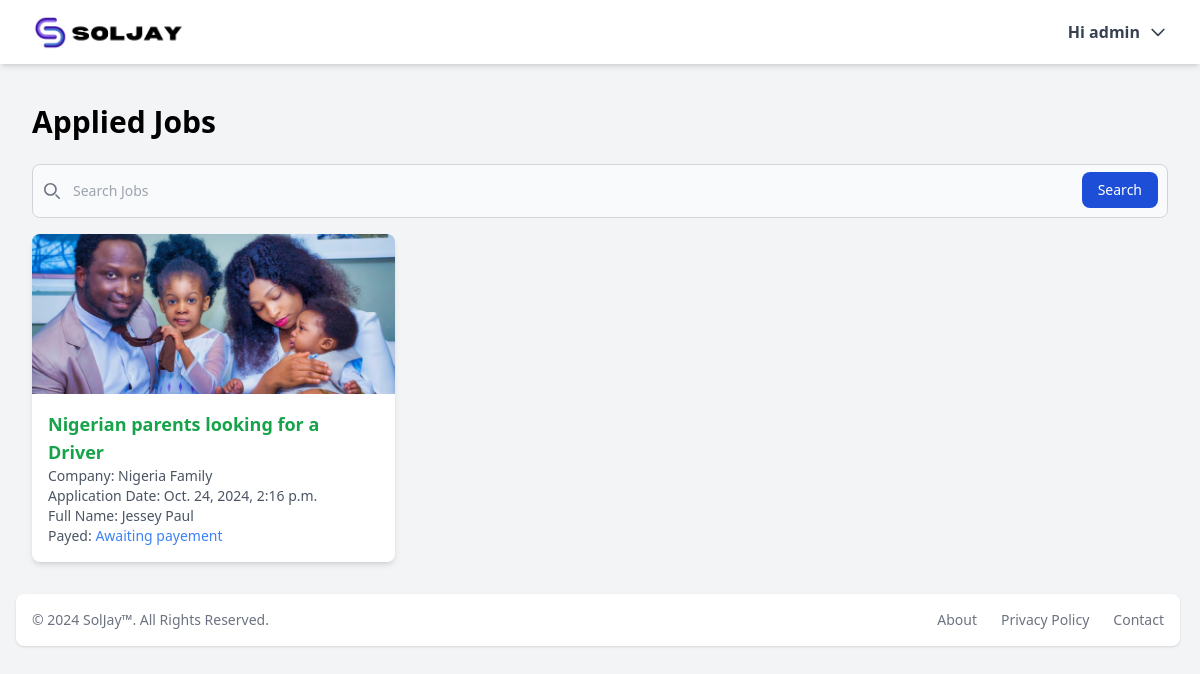
/applied-jobs/ (signed in), run on an earlier commit of the app's database.
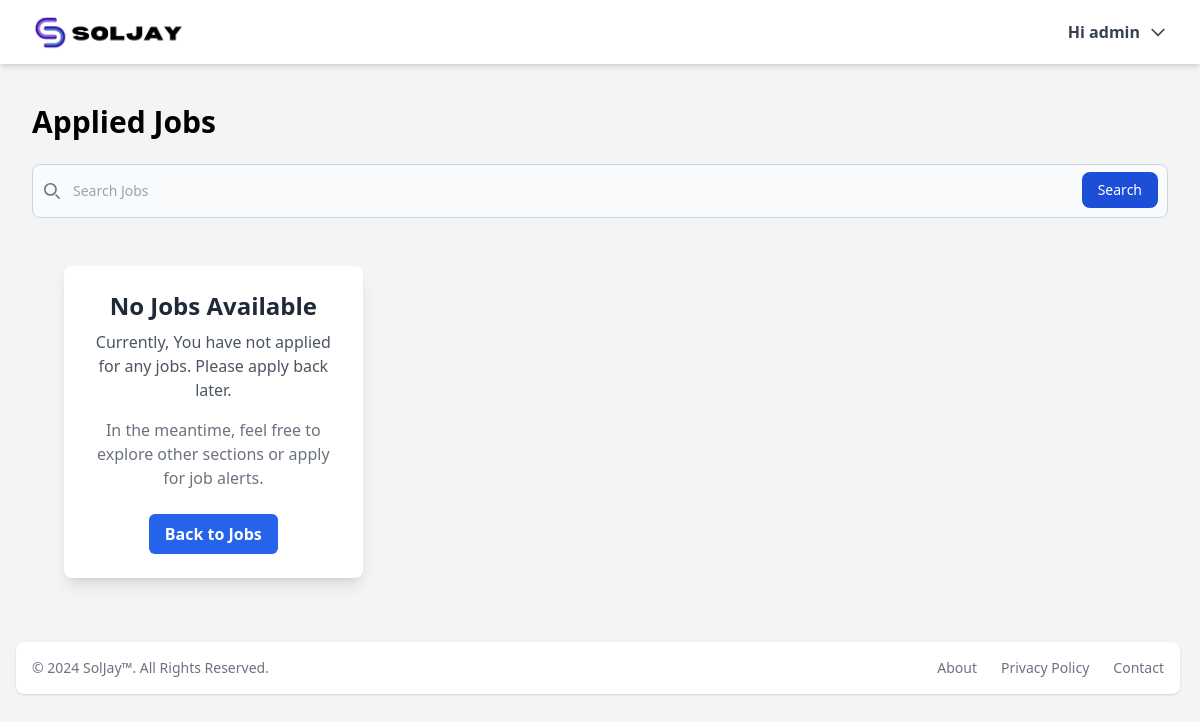
And on a later commit of the database.
### main/models.py (models this page shows, shortened)
class Applied(models.Model) :
    id = models.UUIDField(primary_key=True, default=uuid.uuid4, editable=False)
    user = models.ForeignKey(User, on_delete=models.CASCADE)
    job = models.OneToOneField(Job, on_delete=models.CASCADE)
    payed = models.BooleanField(default=False)
    date = models.DateTimeField(default=timezone.now)
    first_name = models.CharField(max_length=100, default=None)
    last_name = models.CharField(max_length=100, default=None)
    current_location = models.CharField(max_length=100, default=None)
    info = models.TextField(default=None)
    cv_image = models.ImageField(upload_to='cv-images/', default=None)
    class Meta :
        ordering = ['-date']
    def get_absolute_url(self) :
        return reverse('details-a', args=[self.id])

class Job(models.Model) :
    PETS = (
        ('yes', 'yes'),
        ('no', 'no')
    )
    GENDER = (
        ('male', 'Male'),
        ('female', 'Female')
    )
    id = models.UUIDField(primary_key=True, default=uuid.uuid4, editable=False)
    title = models.CharField(max_length=250)
    image = models.ImageField(upload_to='images/')
    description = models.TextField()
    job_type = models.CharField(max_length=250)
    children_info = models.CharField(max_length=250)
    country = models.CharField(max_length=20)
    city = models.CharField(max_length=100)
    job_start= models.CharField(max_length=40)
    time_of_stay = models.CharField(max_length=40)
    letter_to_applicant = models.TextField()
    has_pet = models.CharField(choices=PETS, max_length=3)
    age_group = models.CharField(max_length=50, default=None)
    working_hours = models.CharField(max_length=50)
    salary = models.PositiveIntegerField(default=0)
    gender_required = models.CharField(max_length=10, choices=GENDER)
    created = models.DateTimeField(default=timezone.now)
    thumbnail = ImageSpecField(source='image',
                                processors=[ResizeToFill(400, 400)],  # Resize to 100x100 pixels
                                format='PNG',
                                options={'quality': 90})
    class Meta :
        ordering = ['-created']

### main/views.py (the view)
# urls.py: path('applied-jobs/', views.applied_jobs, name='applied'),
@login_required(redirect_field_name='login')
def applied_jobs(request) :
    content = dict()
    if request.user.is_authenticated :
        query = request.GET.get('q', None)
        jobs = None
        if request.user.is_staff == True :
            jobs = Applied.objects.all()
        else :
            jobs = Applied.objects.filter(user=request.user)
        if query :
            jobs = jobs.filter(job__title__icontains = query)
            content['q'] = query
        try:
            pag_obj = Paginator(jobs, 12)
            page_number = request.GET.get('page', 1)
            jobs = pag_obj.get_page(page_number)
        except EmptyPage :
            jobs = pag_obj.get_page(pag_obj.num_pages)
        except PageNotAnInteger :
            jobs = pag_obj.get_page(1)
        content['jobs'] = jobs
    return render(request, 'main/applied-jobs.html', content)

### main/templates/main/applied-jobs.html (shortened to what this page needs)
{% extends 'main/base.html' %}
{% block content %}
<div class="py-8 px-4 sm:px-6 lg:px-8">
    <h1 class="text-3xl font-bold mb-6">Applied Jobs</h1>
    <form class="max-w-full mx-auto mt-4 mb-4" action="{% url 'applied' %}" method="get">
        <div class="relative">
            <div class="absolute inset-y-0 start-0 flex items-center ps-3 pointer-events-none">
            </div>
            <input type="search" id="default-search"
                class="outline-0 block w-full p-4 ps-10 text-sm text-gray-900 border border-gray-300 rounded-lg bg-gray-50 focus:ring-blue-500 focus:border-blue-500 dark:bg-gray-700 dark:border-gray-600 dark:placeholder-gray-400 dark:text-white dark:focus:ring-blue-500 dark:focus:border-blue-500"
                placeholder="Search Jobs" name="q" required />
            <button type="submit"
                class="text-white absolute end-2.5 bottom-2.5 bg-blue-700 hover:bg-blue-800 focus:ring-4 focus:outline-none focus:ring-blue-300 font-medium rounded-lg text-sm px-4 py-2 dark:bg-blue-600 dark:hover:bg-blue-700 dark:focus:ring-blue-800">Search</button>
        </div>
    </form>
    <div class="grid grid-cols-1 md:grid-cols-2 lg:grid-cols-3 gap-6">
        {% if jobs %}
        {% for job in jobs %}
        <a href="{{ job.get_absolute_url }}">
            <div class="bg-white shadow-md rounded-lg overflow-hidden hover:shadow-xl transition">
                <img src="{{ job.job.thumbnail.url }}" alt="Job Image" class="w-full h-40 object-cover">
                <div class="p-4">
                    <h3 class="text-lg font-bold text-green-600">{{ job.job.title }}</h3>
                    <p class="text-sm text-gray-600">Company: {{ job.job.country }} Family</p>
                    <p class="text-sm text-gray-600">Application Date: {{ job.date }}</p>
                    {% if request.user.is_staff %}
                    <p class="text-sm text-gray-600">Full Name: {{ job.last_name }} {{ job.first_name }}</p>
                    {% endif %}
                    <p class="text-sm text-gray-600">Payed: <span class="text-blue-500">{% if jobs.payed %}Payed{% else %}Awaiting payement{% endif %}</span></p>
                </div>
            </div>
        </a>
        {% endfor %}
        {% else %}
        <div class="w-[fit-content] mx-auto">
            <div class="flex justify-center my-8">
                <div class="px-4 sm:px-6 lg:px-8">
                    <div class="bg-white shadow-lg rounded-lg p-6 text-center">
                        <h2 class="text-2xl font-semibold text-gray-800">No Jobs Available</h2>
                        <p class="mt-2 text-gray-600">Currently, You have not applied for any jobs. Please apply back later.
                        </p>
                        <p class="mt-4 text-gray-500">In the meantime, feel free to explore other sections or apply for job
                            alerts.</p>
                        <a href="{% url 'dashboard' %}">
                            <button
                                class="mt-6 bg-blue-600 text-white font-semibold py-2 px-4 rounded-md hover:bg-blue-700 transition duration-200">Back
                                to Jobs</button>
                        </a>
                    </div>
                </div>
            </div>
        </div>
        {% endif %}
    </div>
</div>
{% endblock %}

What changed in the data, as far as the page shows it:
removed Applied: job.thumbnail (picture), job "Nigerian parents looking for a Driver", job.country "Nigeria", date "Oct. 24, 2024, 2:16 p.m.", last_name "Jessey", first_name "Paul"
Also different on the page:
text now shown: "No Jobs Available Currently, You have not applied for any jobs. Please apply back later. In the meantime, feel free to explore other sections or apply for job alerts. Back to Jobs"
